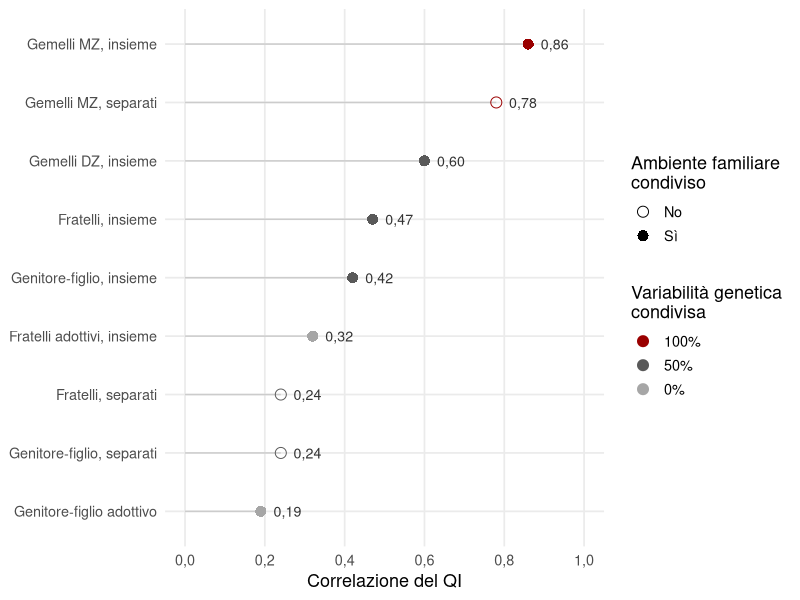

Reproduce this figure in R.
## ---- chunk 1
#| label: setup
library(ggplot2)
rosso = "#9A0000"
virgola = function(x, d = 2) formatC(x, format = "f", digits = d, decimal.mark = ",")
tema = theme_minimal(base_size = 13) +
  theme(panel.grid.minor = element_blank())
## ---- chunk 2
#| label: fig-famiglie
#| fig-cap: "Correlazioni del QI fra persone con diversi gradi di parentela e di ambiente condiviso. Valori medi da sintesi della letteratura su famiglie, adozioni e gemelli; elaborazione da Plomin et al. (2001)."
#| fig-alt: "Grafico a punti con nove tipi di coppie ordinate per correlazione. I gemelli monozigoti cresciuti insieme hanno la correlazione più alta, 0,86; seguono i monozigoti cresciuti separati e i dizigoti. Genitori e figli adottivi hanno la correlazione più bassa, 0,19."
#| fig-width: 8
#| fig-height: 4.4
d = data.frame(
  coppia = c("Gemelli MZ, insieme", "Gemelli MZ, separati", "Gemelli DZ, insieme",
             "Fratelli, insieme", "Genitore-figlio, insieme", "Fratelli adottivi, insieme",
             "Fratelli, separati", "Genitore-figlio, separati", "Genitore-figlio adottivo"),
  r = c(.86, .78, .60, .47, .42, .32, .24, .24, .19),
  gen = c("100%", "100%", "50%", "50%", "50%", "0%", "50%", "50%", "0%"),
  amb = c("Sì", "No", "Sì", "Sì", "Sì", "Sì", "No", "No", "Sì")
)
d$coppia = factor(d$coppia, levels = rev(d$coppia))
d$gen = factor(d$gen, levels = c("100%", "50%", "0%"))
ggplot(d, aes(r, coppia, colour = gen, shape = amb)) +
  geom_segment(aes(x = 0, xend = r, yend = coppia), colour = "grey80") +
  geom_point(size = 3.4) +
  geom_text(aes(label = virgola(r)), hjust = -.45, size = 3.6, colour = "grey20") +
  scale_colour_manual(values = c(rosso, "grey35", "grey65"), name = "Variabilità genetica\ncondivisa") +
  scale_shape_manual(values = c(No = 1, Sì = 16), name = "Ambiente familiare\ncondiviso") +
  scale_x_continuous(limits = c(0, 1), breaks = seq(0, 1, .2), labels = function(x) virgola(x, 1)) +
  labs(x = "Correlazione del QI", y = NULL) +
  tema
